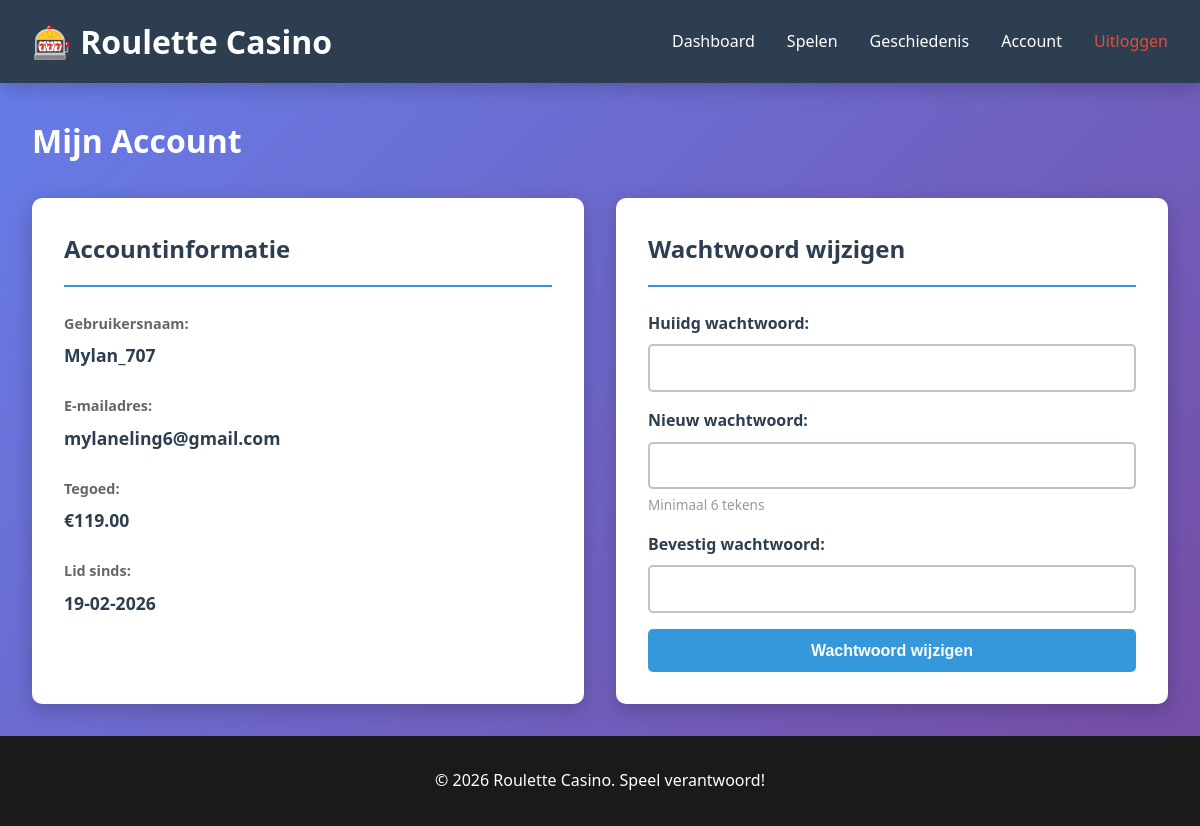
/account (signed in), run on an earlier commit of the app's database.
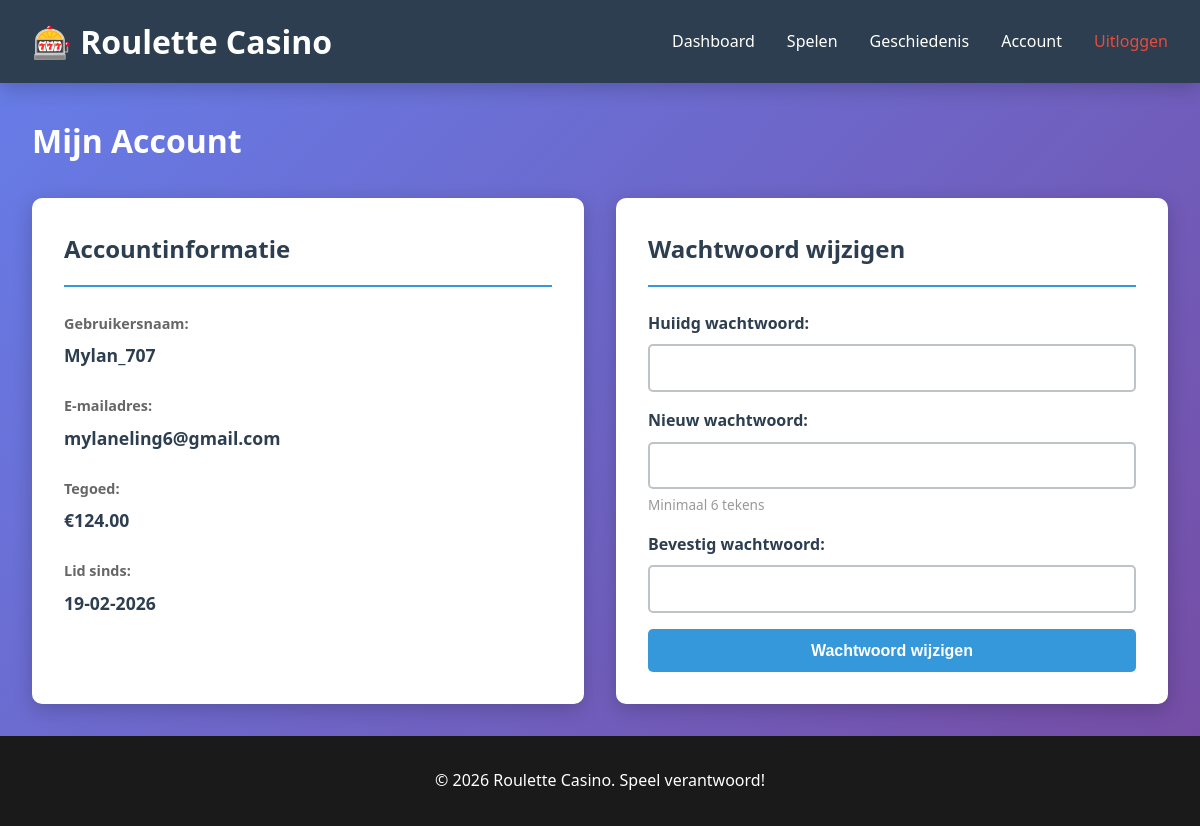
And on a later commit of the database.
### nseroulette.py (models this page shows, shortened)
class User(db.Model):
    id = db.Column(db.Integer, primary_key=True)
    email = db.Column(db.String(120), unique=True, nullable=False)
    username = db.Column(db.String(80), unique=True, nullable=False)
    password = db.Column(db.String(255), nullable=False)
    currency = db.Column(db.Float, default=100.0)
    created_at = db.Column(db.DateTime, default=datetime.utcnow)
    updated_at = db.Column(db.DateTime, default=datetime.utcnow, onupdate=datetime.utcnow)
    games = db.relationship('GameRound', backref='player', lazy=True, cascade='all, delete-orphan')

### nseroulette.py (the view)
@app.route('/account')
@login_required
def account():
    user = User.query.get(session['user_id'])
    return render_template('account.html', user=user)

### nseroulette.py (called while the page is built)
def login_required(f):
    @wraps(f)
    def decorated_function(*args, **kwargs):
        if 'user_id' not in session:
            return redirect(url_for('login'))
        return f(*args, **kwargs)
    return decorated_function

### templates/account.html (shortened to what this page needs)
{% extends "base.html" %}
{% block content %}
<div class="account-container">
    <h1>Mijn Account</h1>
    <div class="account-grid">
        <div class="account-card">
            <h2>Accountinformatie</h2>
            <div class="account-info">
                <div class="info-item">
                    <label>Gebruikersnaam:</label>
                    <p>{{ user.username }}</p>
                </div>
                <div class="info-item">
                    <label>E-mailadres:</label>
                    <p>{{ user.email }}</p>
                </div>
                <div class="info-item">
                    <label>Tegoed:</label>
                    <p class="balance">€{{ "%.2f"|format(user.currency) }}</p>
                </div>
                <div class="info-item">
                    <label>Lid sinds:</label>
                    <p>{{ user.created_at.strftime('%d-%m-%Y') }}</p>
                </div>
            </div>
        </div>
        <div class="account-card">
            <h2>Wachtwoord wijzigen</h2>
            <form id="passwordForm" class="password-form">
                <div class="form-group">
                    <label for="currentPassword">Huiidg wachtwoord:</label>
                    <input type="password" id="currentPassword" required>
                </div>
                <div class="form-group">
                    <label for="newPassword">Nieuw wachtwoord:</label>
                    <input type="password" id="newPassword" required>
                    <small>Minimaal 6 tekens</small>
                </div>
                <div class="form-group">
                    <label for="confirmPassword">Bevestig wachtwoord:</label>
                    <input type="password" id="confirmPassword" required>
                </div>
                <button type="submit" class="btn btn-primary">Wachtwoord wijzigen</button>
            </form>
        </div>
    </div>
</div>
{% endblock %}

What changed in the data, as far as the page shows it:
changed User "Mylan_707": currency "119.00" → "124.00"
